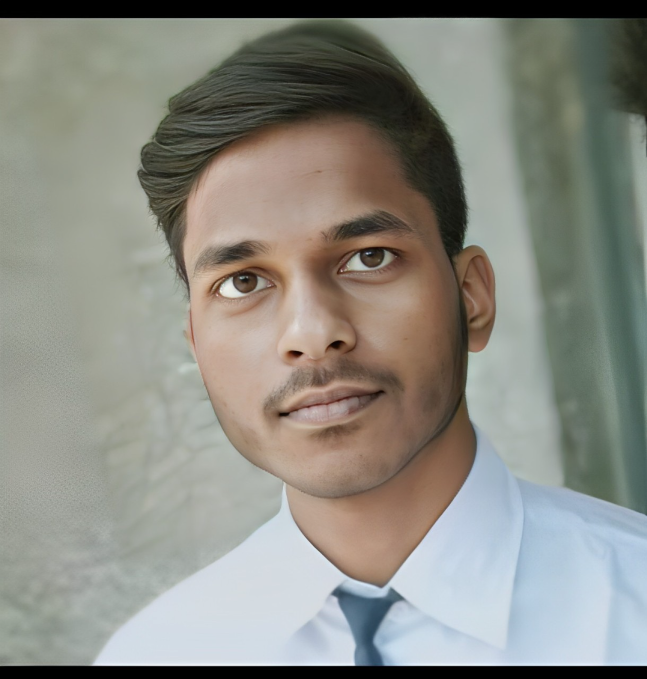
#> input picture Opencv/Resources/Photos/Myphoto.jpg, 647 x 679 px
$ python _6transformation.py
#> lines starting #> are read from the running program, lines starting #| are printed output that depends on the picture
import cv2 as cv
import numpy as np


img= cv.imread('Resources/Photos/Myphoto.jpg')
#> img is the input picture: shape (679, 647, 3); mean B, G, R 131.4, 139.4, 139.3
# img= cv.imread('Resources/Photos/cat.jpg')
cv.imshow('Myphoto',img)


#translation (moving an image up,down or other)
# -x = left
# x = right
# -y = up
# y = down
def translate(img,x,y):
#> called with x = -100, y = -100
  transMat = np.float32([[1,0,x],[0,1,y]])
  dimension = (img.shape[1],img.shape[0])
#> dimension = (647, 679)
  return cv.warpAffine(img,transMat, dimension)
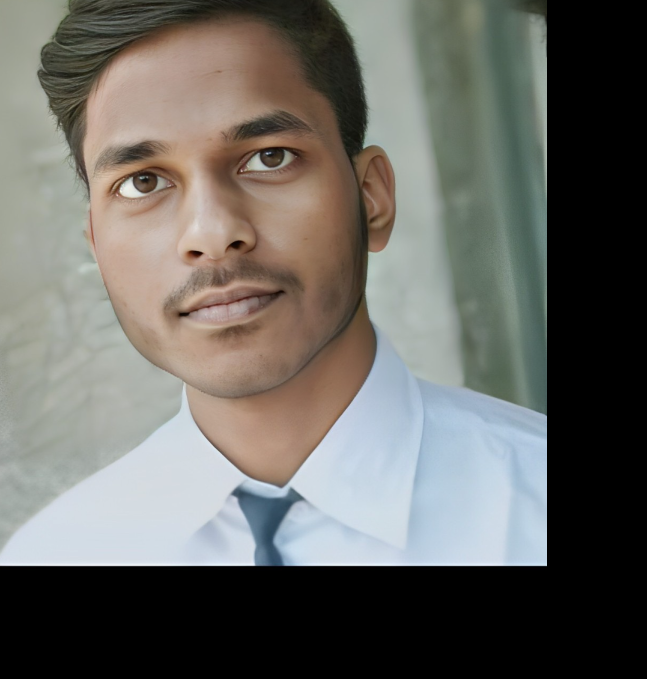
#> returned value: shape (679, 647, 3); mean of channels 0, 1, 2 99.4, 104.4, 105.6; drawn as B, G, R


translated = translate(img, -100,-100)
cv.imshow('TranslatedImage',translated)


#rotation
def rotate(img,angle, rotPoint=None):
#> called with angle = -45
  (height,width) = img.shape[:2]
#> height = 679; width = 647
  if rotPoint is None:
    rotPoint= (width//2,height//2)
#> rotPoint = (323, 339)

  rotMat = cv.getRotationMatrix2D(rotPoint,angle,1.0)
  dimension = (width,height)
#> dimension = (647, 679)
  return cv.warpAffine(img, rotMat,dimension)
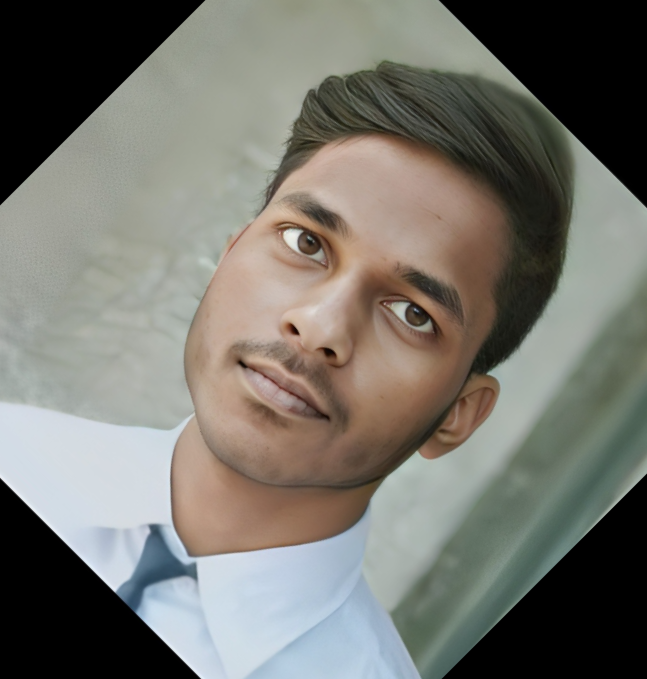
#> returned value: shape (679, 647, 3); mean of channels 0, 1, 2 109.3, 116.6, 117.9; drawn as B, G, R

rotated=rotate(img, -45)
cv.imshow('RotatedImage',rotated)

#flipping
flip=cv.flip(img, -1)
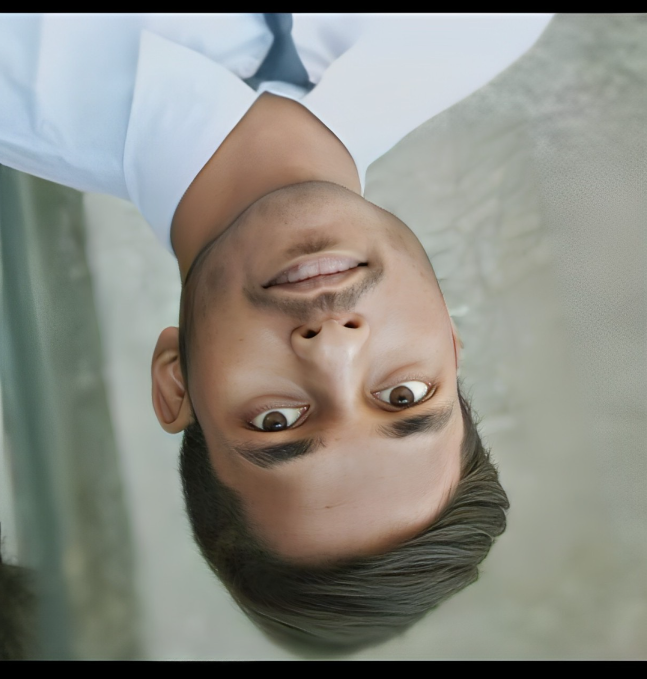
#> flip: shape (679, 647, 3); mean B, G, R 131.4, 139.4, 139.3
cv.imshow('FlipImage',flip)

cv.waitKey(0)

$ run again, with Opencv/Resources/Photos/copied.jpg copied over Opencv/Resources/Photos/Myphoto.jpg
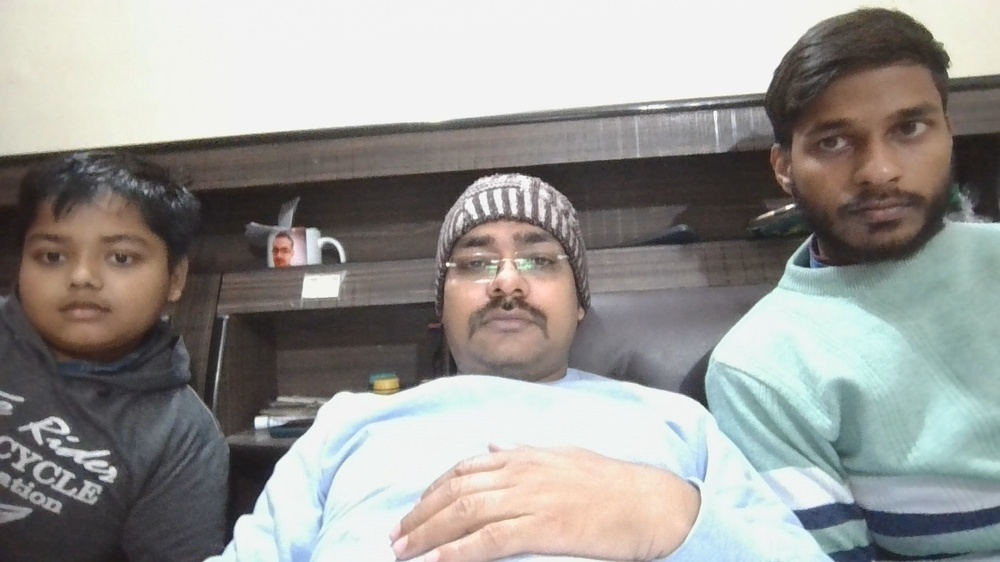
#> input picture Opencv/Resources/Photos/copied.jpg, 1000 x 562 px, shrunk from 1920 x 1080 before the run
#> img is the input picture: shape (562, 1000, 3); mean B, G, R 147.8, 151.1, 152.6
#> in rotate, `return cv.warpAffine(img, rotMat,dimension)`:
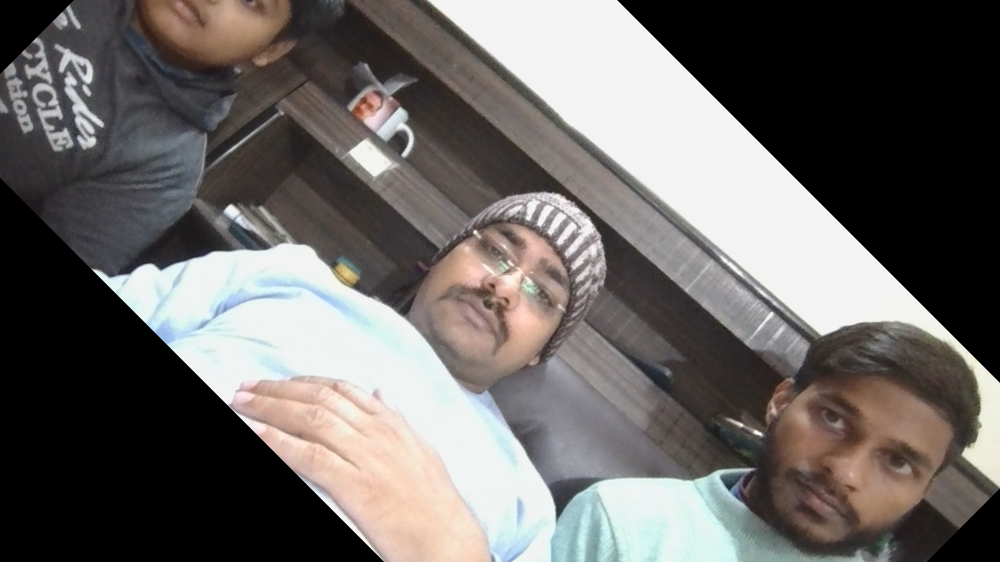
#> returned value: shape (562, 1000, 3); mean of channels 0, 1, 2 100.7, 102.9, 106.6; drawn as B, G, R
#> `flip=cv.flip(img, -1)`:
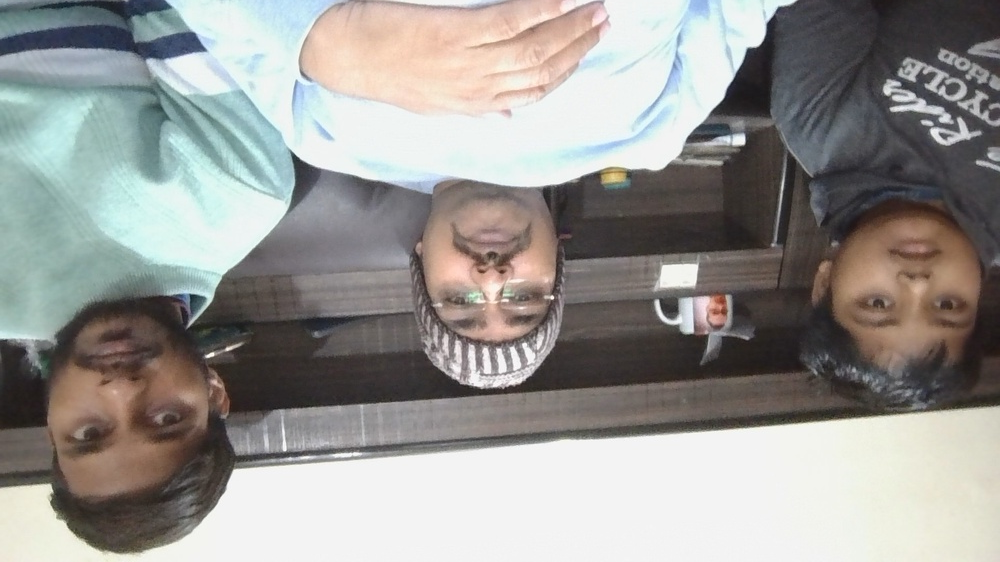
#> flip: shape (562, 1000, 3); mean B, G, R 147.8, 151.1, 152.6

$ run again, with Opencv/Resources/Photos/sign.jpg copied over Opencv/Resources/Photos/Myphoto.jpg
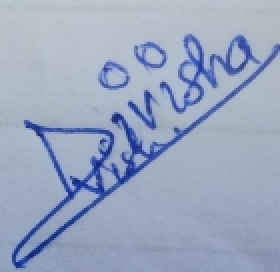
#> input picture Opencv/Resources/Photos/sign.jpg, 140 x 136 px (shown 2 times larger)
#> img is the input picture: shape (136, 140, 3); mean B, G, R 191.6, 167.4, 153.8
#> in rotate, `return cv.warpAffine(img, rotMat,dimension)`:
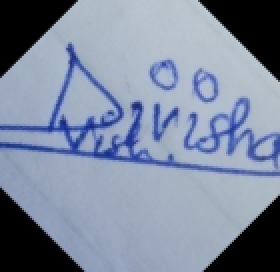
#> returned value: shape (136, 140, 3) (shown 2 times larger); mean of channels 0, 1, 2 158.8, 138, 126.7; drawn as B, G, R
#> `flip=cv.flip(img, -1)`:
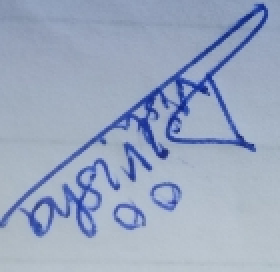
#> flip: shape (136, 140, 3) (shown 2 times larger); mean B, G, R 191.6, 167.4, 153.8
